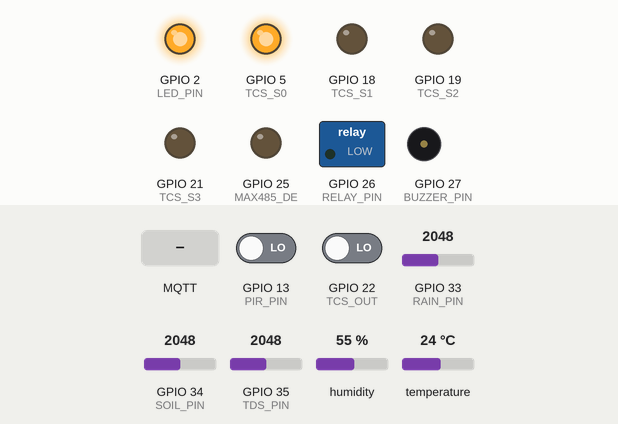
Recording of a sketch running on a simulated ESP32. On the bench: switched loads named in the sketch (green lamp = pin HIGH), output pins drawn as LEDs (lit = HIGH), buzzer (waves = sounding, pin HIGH). Inputs (shaded band) come from the test bench; at power-on: temperature 24 °C, GPIO 34 (SOIL_PIN) = 2048, GPIO 13 (PIR_PIN) LOW, GPIO 22 (TCS_OUT) LOW, GPIO 33 (RAIN_PIN) = 2048, GPIO 35 (TDS_PIN) = 2048, humidity 55 % (analog values on the 0–4095 scale). WiFi joins after 1.5 s; servers stay silent unless stated; no MQTT or app messages arrive unless stated; what the sketch prints to the serial monitor is not drawn.

Above: at 3.0 s.
3.1 s: temperature set to 37 °C
15.1 s: temperature set to 40 °C
At 22.7 s:
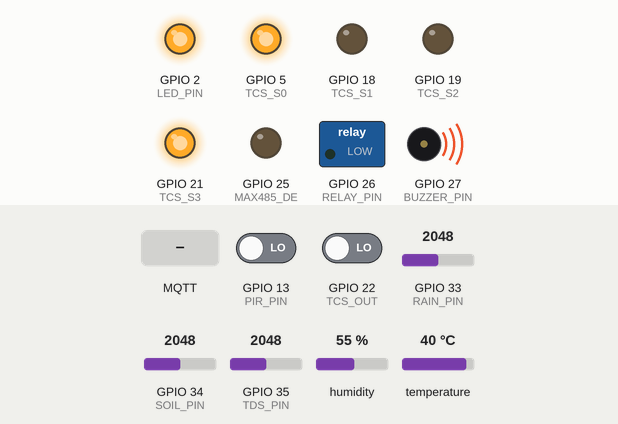
26.7 s: MQTT message "ON" arrives on the first subscribed topic
At 27.9 s:
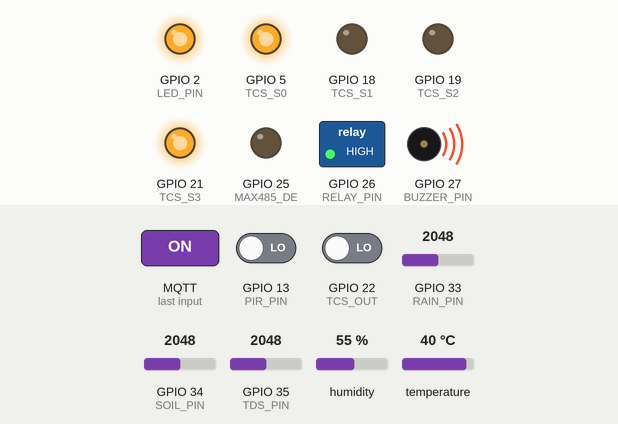
36.6 s: MQTT message "OFF" arrives on the third subscribed topic
At 37.9 s:
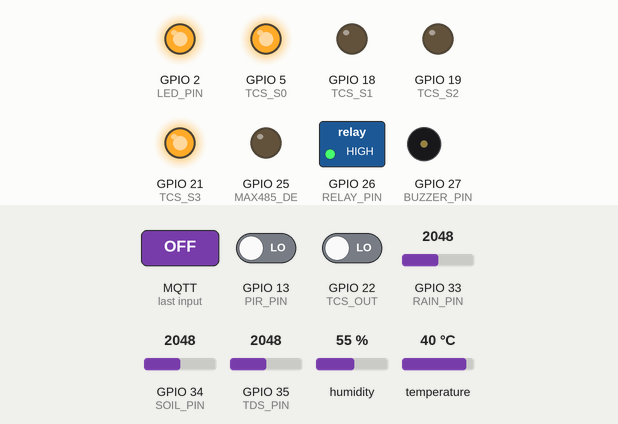
53.7 s: GPIO 34 (SOIL_PIN) set to 1962
58.4 s: GPIO 34 (SOIL_PIN) set to 1881
At 62.9 s:
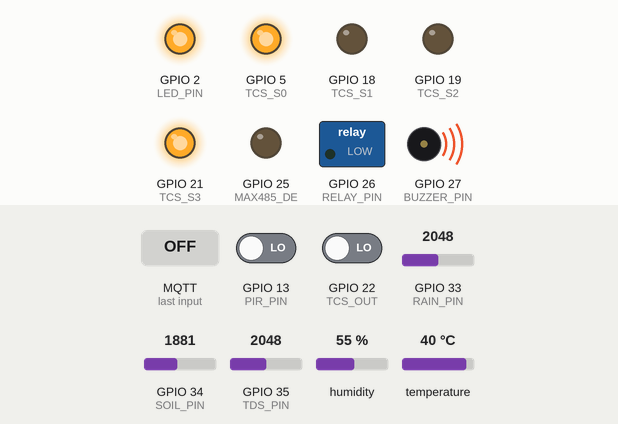
Timing chart, 0 to 66.7 s (numbered marks = the images above; inputs shaded):
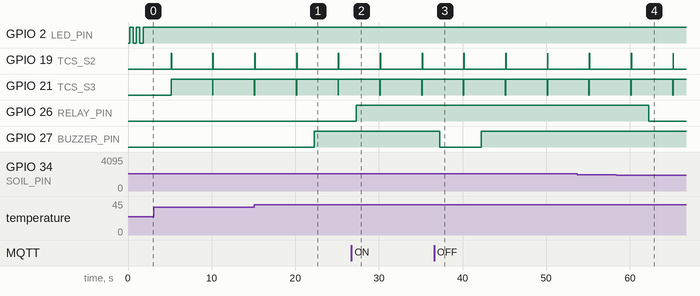

Measured:
- the behaviour switches between 38 and 39 °C on temperature (found by bisection; images 0 and 1)
- the behaviour switches between 1920 and 1919 on GPIO 34 (SOIL_PIN) (found by bisection; images 3 and 4)
- after the input at 15.1 s, GPIO 27 (BUZZER_PIN): LOW → HIGH after 7.2 s
- after the input at 26.7 s, GPIO 26 (RELAY_PIN): LOW → HIGH after 0.57 s
- after the input at 36.6 s, GPIO 27 (BUZZER_PIN): HIGH → LOW after 0.67 s, → HIGH 5.0 s later
- after the input at 58.4 s, GPIO 26 (RELAY_PIN): HIGH → LOW after 3.9 s
- by itself, GPIO 19 (TCS_S2): alternates HIGH for 0.05 s and LOW for 5.0 s
- by itself, GPIO 21 (TCS_S3): alternates HIGH for 5.0 s and LOW for 0.05 s

The sketch:

farmshield.ino
```cpp
/* ============================================================
   FARMSHIELD - ESP32 Firmware
   Board:  ESP32 DevKit V1
   Tools→Board: "ESP32 Dev Module"   Upload speed: 115200
   ------------------------------------------------------------
   Libraries (Library Manager):
     - WiFi              (built-in)
     - PubSubClient      (Nick O'Leary)        v2.8+
     - DHT sensor library (Adafruit)           v1.4+
     - Adafruit Unified Sensor                 v1.1+
     - ArduinoJson       (Benoit Blanchon)     v6.21+
     - ModbusMaster      (4-20ma.com)          v2.0.1
   ============================================================ */

#include <ArduinoJson.h>
#include <DHT.h>
#include <HardwareSerial.h>
#include <ModbusMaster.h>
#include <PubSubClient.h>
#include <WiFi.h>

// ---------- USER CONFIG ----------
const char *WIFI_SSID = "BMV";
const char *WIFI_PASS = "Bmv123456";
const char *MQTT_HOST = "10.250.240.119"; // Raspberry Pi LAN IP
const uint16_t MQTT_PORT = 1883;
const char *MQTT_USER = "farmshield";
const char *MQTT_PASS = "farmshield123";
const char *DEVICE_ID = "farmshield_node1";
// ---------------------------------

// Pin map
#define SOIL_PIN 34
#define TDS_PIN 35

#define RAIN_PIN 33
#define DHT_PIN 4
#define PIR_PIN 13
#define TCS_S0 5
#define TCS_S1 18
#define TCS_S2 19
#define TCS_S3 21
#define TCS_OUT 22
#define MAX485_RX 16
#define MAX485_TX 17
#define MAX485_DE 25
#define RELAY_PIN 26
#define BUZZER_PIN 27
#define LED_PIN 2

// DHT
DHT dht(DHT_PIN, DHT11);

// Modbus over RS-485
HardwareSerial mod(2);
ModbusMaster node;
void preTx() { digitalWrite(MAX485_DE, HIGH); }
void postTx() { digitalWrite(MAX485_DE, LOW); }

// MQTT / WiFi
WiFiClient espClient;
PubSubClient mqtt(espClient);

// Calibration constants (TUNE for your hardware)
const float VREF = 3.3;
const int ADC_RES = 4095;
float SOIL_DRY_RAW = 3000; // ADC reading in air
float SOIL_WET_RAW = 1200; // ADC reading in water


// Thresholds (tune to crop)
float TH_SOIL_LOW = 30.0; // %  -> below = irrigate
float TH_SOIL_OK = 60.0;  // %  -> above = stop
float TH_TEMP_HIGH = 38.0;

float TH_TDS_HI = 1500.0;
int TH_RAIN_DRY = 2500; // higher = wetter (analog)

// State
bool autoMode = true;
bool pumpState = false;
bool buzzerForce = false;
unsigned long lastPub = 0;
const unsigned long PUB_MS = 5000;

// ==================================================================
void setupWifi() {
  WiFi.mode(WIFI_STA);
  WiFi.begin(WIFI_SSID, WIFI_PASS);
  Serial.print("WiFi");
  while (WiFi.status() != WL_CONNECTED) {
    digitalWrite(LED_PIN, !digitalRead(LED_PIN));
    delay(400);
    Serial.print(".");
  }
  digitalWrite(LED_PIN, HIGH);
  Serial.print(" OK  IP=");
  Serial.println(WiFi.localIP());
}

void mqttCallback(char *topic, byte *payload, unsigned int len) {
  String msg;
  msg.reserve(len);
  for (unsigned int i = 0; i < len; i++)
    msg += (char)payload[i];
  String t = String(topic);
  Serial.printf("MQTT< %s : %s\n", topic, msg.c_str());

  if (t == "farmshield/control/pump") {
    if (msg.equalsIgnoreCase("ON")) {
      pumpState = true;
      digitalWrite(RELAY_PIN, HIGH);
    }
    if (msg.equalsIgnoreCase("OFF")) {
      pumpState = false;
      digitalWrite(RELAY_PIN, LOW);
    }
  } else if (t == "farmshield/control/mode") {
    autoMode = msg.equalsIgnoreCase("AUTO");
  } else if (t == "farmshield/control/buzzer") {
    buzzerForce = msg.equalsIgnoreCase("ON");
    digitalWrite(BUZZER_PIN, buzzerForce ? HIGH : LOW);
  }
}

void mqttConnect() {
  while (!mqtt.connected()) {
    Serial.print("MQTT connecting... ");
    if (mqtt.connect(DEVICE_ID, MQTT_USER, MQTT_PASS)) {
      Serial.println("OK");
      mqtt.subscribe("farmshield/control/pump");
      mqtt.subscribe("farmshield/control/mode");
      mqtt.subscribe("farmshield/control/buzzer");
    } else {
      Serial.printf("rc=%d retry in 3s\n", mqtt.state());
      delay(3000);
    }
  }
}

// ---- Sensor reads ----
float readSoilPct() {
  long s = 0;
  for (int i = 0; i < 10; i++) {
    s += analogRead(SOIL_PIN);
    delay(2);
  }
  float raw = s / 10.0;
  float pct = (SOIL_DRY_RAW - raw) * 100.0 / (SOIL_DRY_RAW - SOIL_WET_RAW);
  if (pct < 0)
    pct = 0;
  if (pct > 100)
    pct = 100;
  return pct;
}

float readTDS(float tempC) {
  long s = 0;
  for (int i = 0; i < 30; i++) {
    s += analogRead(TDS_PIN);
    delay(2);
  }
  float v = (s / 30.0) * VREF / ADC_RES;
  float comp = 1.0 + 0.02 * (tempC - 25.0);
  float vc = v / comp;
  return (133.42 * vc * vc * vc - 255.86 * vc * vc + 857.39 * vc) * 0.5;
}


int readRain() { return 4095 - analogRead(RAIN_PIN); } // ~0 dry, ~4095 wet
bool readMotion() { return digitalRead(PIR_PIN) == HIGH; }

void readColor(int &r, int &g, int &b) {
  // 20% scaling = S0 HIGH, S1 LOW (already set in setup)
  digitalWrite(TCS_S2, LOW);
  digitalWrite(TCS_S3, LOW); // R
  r = pulseIn(TCS_OUT, LOW, 50000);
  digitalWrite(TCS_S2, HIGH);
  digitalWrite(TCS_S3, HIGH); // G
  g = pulseIn(TCS_OUT, LOW, 50000);
  digitalWrite(TCS_S2, LOW);
  digitalWrite(TCS_S3, HIGH); // B
  b = pulseIn(TCS_OUT, LOW, 50000);
}

bool readNPK(uint16_t &n, uint16_t &p, uint16_t &k) {
  // Most JXBS / generic NPK probes: slave 0x01, holding regs 0x001E..0x0020
  uint8_t res = node.readHoldingRegisters(0x001E, 3);
  if (res == node.ku8MBSuccess) {
    n = node.getResponseBuffer(0);
    p = node.getResponseBuffer(1);
    k = node.getResponseBuffer(2);
    return true;
  }
  return false;
}

// ==================================================================
void setup() {
  Serial.begin(115200);
  delay(200);

  pinMode(SOIL_PIN, INPUT);
  pinMode(TDS_PIN, INPUT);

  pinMode(RAIN_PIN, INPUT);
  pinMode(PIR_PIN, INPUT);
  pinMode(TCS_S0, OUTPUT);
  pinMode(TCS_S1, OUTPUT);
  pinMode(TCS_S2, OUTPUT);
  pinMode(TCS_S3, OUTPUT);
  pinMode(TCS_OUT, INPUT);
  digitalWrite(TCS_S0, HIGH);
  digitalWrite(TCS_S1, LOW); // 20% freq scaling
  pinMode(MAX485_DE, OUTPUT);
  digitalWrite(MAX485_DE, LOW);
  pinMode(RELAY_PIN, OUTPUT);
  digitalWrite(RELAY_PIN, LOW);
  pinMode(BUZZER_PIN, OUTPUT);
  digitalWrite(BUZZER_PIN, LOW);
  pinMode(LED_PIN, OUTPUT);
  digitalWrite(LED_PIN, LOW);

  analogReadResolution(12);
  analogSetAttenuation(ADC_11db); // ~0-3.3V

  dht.begin();

  mod.begin(9600, SERIAL_8N1, MAX485_RX, MAX485_TX);
  node.begin(1, mod); // slave id 1
  node.preTransmission(preTx);
  node.postTransmission(postTx);

  setupWifi();
  mqtt.setServer(MQTT_HOST, MQTT_PORT);
  mqtt.setCallback(mqttCallback);
  mqtt.setBufferSize(640);
}

// ==================================================================
void loop() {
  if (WiFi.status() != WL_CONNECTED)
    setupWifi();
  if (!mqtt.connected())
    mqttConnect();
  mqtt.loop();

  if (millis() - lastPub < PUB_MS)
    return;
  lastPub = millis();

  // --- Read everything ---
  float t = dht.readTemperature();
  float h = dht.readHumidity();
  if (isnan(t))
    t = 0;
  if (isnan(h))
    h = 0;

  float soil = readSoilPct();
  float tds = readTDS(t > 0 ? t : 25.0);

  int rain = readRain();
  bool mot = readMotion();
  int r = 0, g = 0, b = 0;
  readColor(r, g, b);
  uint16_t N = 0, P = 0, K = 0;
  bool npkOk = readNPK(N, P, K);

  // --- Auto irrigation ---
  if (autoMode) {
    bool dry = soil < TH_SOIL_LOW;
    bool noRain = rain < TH_RAIN_DRY;
    bool wetEnough = soil > TH_SOIL_OK;
    if (dry && noRain && !pumpState) {
      pumpState = true;
      digitalWrite(RELAY_PIN, HIGH);
    } else if (wetEnough && pumpState) {
      pumpState = false;
      digitalWrite(RELAY_PIN, LOW);
    }
  }

  // --- Alerts ---
  String alertMsg = "";
  if (mot)
    alertMsg = "Intruder/motion detected";
  else if (t > TH_TEMP_HIGH)
    alertMsg = "High temperature";

  else if (tds > TH_TDS_HI)
    alertMsg = "Water TDS too high";

  if (!buzzerForce)
    digitalWrite(BUZZER_PIN, alertMsg != "" ? HIGH : LOW);

  // --- Publish JSON ---
  StaticJsonDocument<640> doc;
  doc["device"] = DEVICE_ID;
  doc["temperature"] = t;
  doc["humidity"] = h;
  doc["soil"] = soil;
  doc["tds"] = tds;

  doc["rain"] = rain;
  doc["motion"] = mot;
  JsonObject c = doc.createNestedObject("color");
  c["r"] = r;
  c["g"] = g;
  c["b"] = b;
  JsonObject n = doc.createNestedObject("npk");
  n["n"] = N;
  n["p"] = P;
  n["k"] = K;
  n["ok"] = npkOk;
  doc["pump"] = pumpState;
  doc["mode"] = autoMode ? "AUTO" : "MANUAL";
  doc["alert"] = alertMsg;
  doc["uptime_s"] = millis() / 1000;

  char buf[640];
  size_t len = serializeJson(doc, buf, sizeof(buf));
  mqtt.publish("farmshield/data", buf, len);
  if (alertMsg != "")
    mqtt.publish("farmshield/alerts", alertMsg.c_str());

  Serial.printf(
      "T=%.1f H=%.0f Soil=%.1f%% TDS=%.0f Rain=%d Mot=%d Pump=%d %s\n",
      t, h, soil, tds, rain, mot, pumpState, alertMsg.c_str());
}
```
